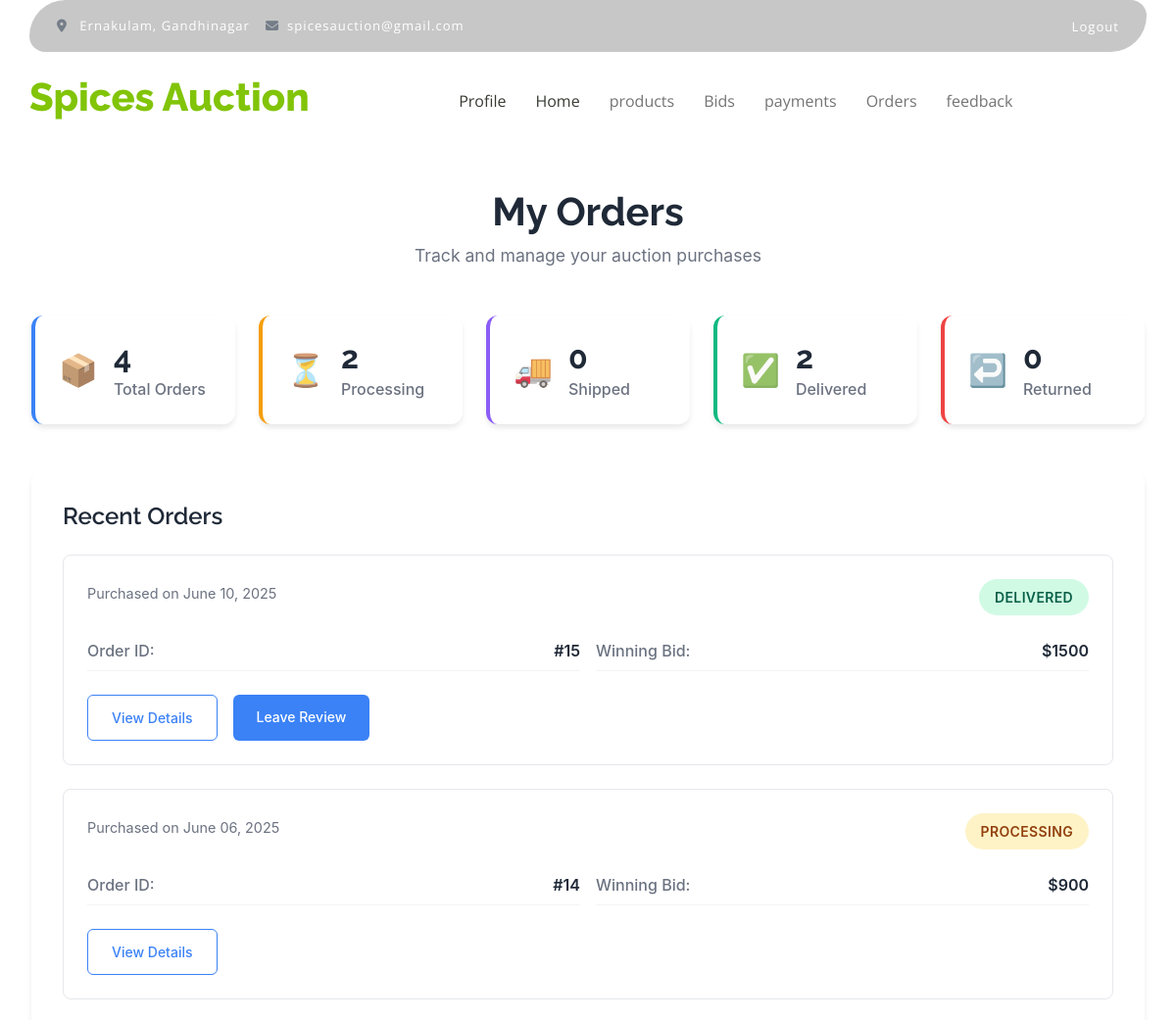
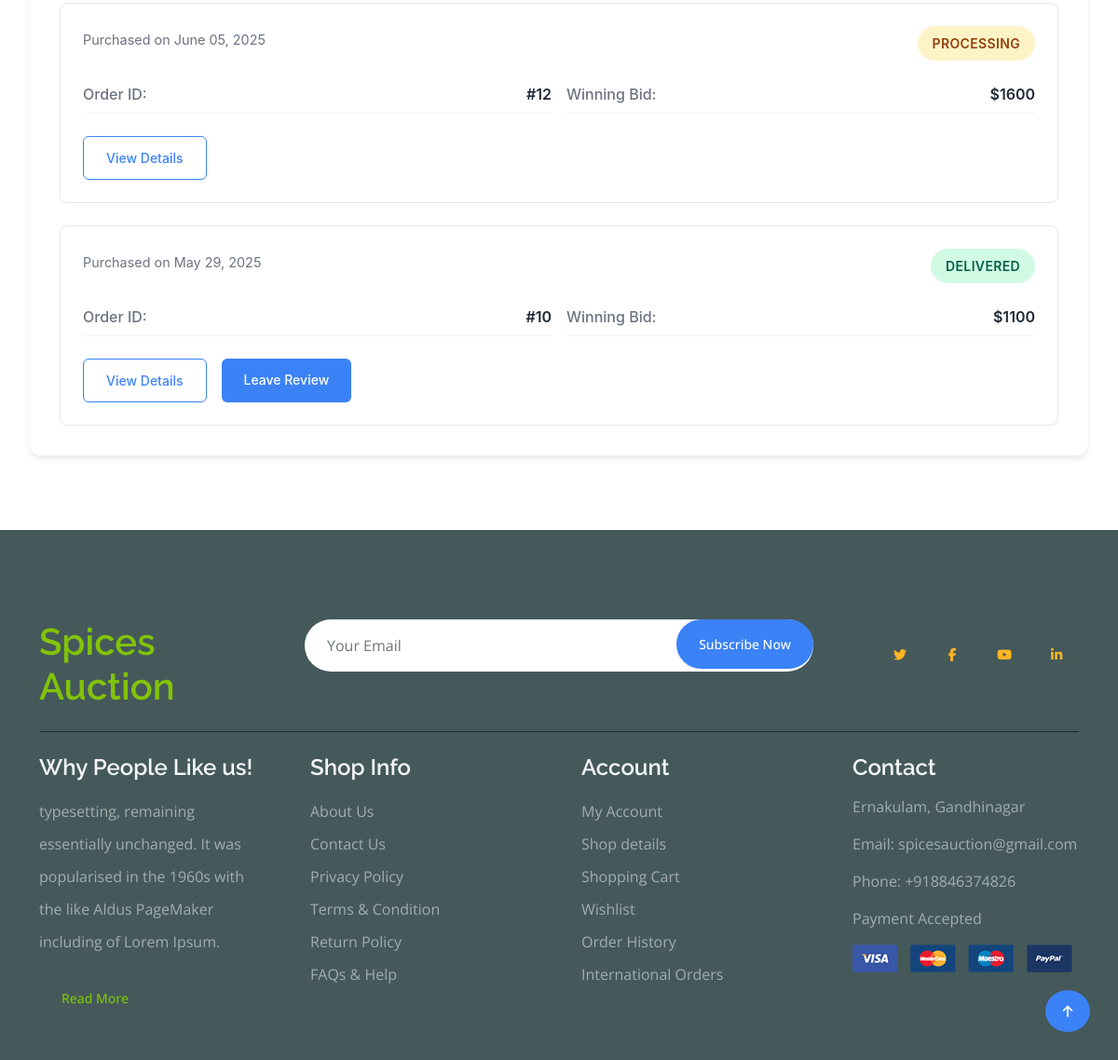
The page /my-orders/ (signed in) on the database its author committed (2 pictures, top to bottom).
### adminapi/models.py (models this page shows, shortened)
class BidPurchase(models.Model):
    bid = models.ForeignKey(Bid, on_delete=models.CASCADE)
    purchase_date = models.DateTimeField(auto_now_add=True)
    payment_status = models.CharField(
        max_length=20,
        choices=[
            ('pending', 'Pending'),
            ('completed', 'Completed'),
            ('failed', 'Failed'),
            ('refunded', 'Refunded')
        ],
        default='pending'
    )
    payment_method = models.CharField(
        max_length=50,
        choices=[
            ('credit_card', 'Credit Card'),
            ('debit_card', 'Debit Card'),
            ('bank_transfer', 'Bank Transfer'),
            ('online_wallet', 'Online Wallet'),
            ('other', 'Other')
        ],
        default='credit_card'
    )
    transaction_id = models.CharField(max_length=100, blank=True, null=True)
    amount_paid = models.DecimalField(max_digits=10, decimal_places=2, blank=True, null=True)
    shipping_address = models.TextField(blank=True, null=True)
    shipping_status = models.CharField(
        max_length=20,
        choices=[
            ('processing', 'Processing'),
            ('shipped', 'Shipped'),
            ('delivered', 'Delivered'),
            ('returned', 'Returned')
        ],
        default='processing'
    )
    tracking_number = models.CharField(max_length=100, blank=True, null=True)
    delivery_agent = models.ForeignKey(DeliveryAgent, on_delete=models.SET_NULL, null=True, blank=True)

class Bid(models.Model):
    auction = models.ForeignKey(Auction, on_delete=models.CASCADE)
    bidder = models.ForeignKey(CustomUser, on_delete=models.CASCADE)
    amount = models.PositiveIntegerField()
    timestamp = models.DateTimeField(auto_now_add=True)
    is_selected=models.BooleanField(default=False)

### userapi/views.py (the view)
# urls.py: path('my-orders/', views.UserOrderListView.as_view(), name='user_order_list'),
class UserOrderListView(LoginRequiredMixin, ListView):
    model = BidPurchase
    template_name = 'user/order_list.html'  # update this path as per your template location
    context_object_name = 'orders'
    def get_queryset(self):
        return BidPurchase.objects.select_related(
            'bid__auction'
        ).filter(
            bid__bidder=self.request.user
        ).order_by('-purchase_date')
    def get_context_data(self, **kwargs):
        context = super().get_context_data(**kwargs)
        queryset = self.get_queryset()
        context['stats'] = {
            'total': queryset.count(),
            'processing': queryset.filter(shipping_status='processing').count(),
            'shipped': queryset.filter(shipping_status='shipped').count(),
            'delivered': queryset.filter(shipping_status='delivered').count(),
            'returned': queryset.filter(shipping_status='returned').count(),
        }
        return context

### userapi/templates/user/order_list.html (shortened to what this page needs)
{% extends 'user/base.html' %}
{% load static %}
{% block body_block %}
<div class="orders-container">
  <div class="page-headerr">
    <h1 class="page-title">My Orders</h1>
    <p class="page-subtitle">Track and manage your auction purchases</p>
  </div>
  <div class="stats-grid">
    <div class="stat-card total">
      <div class="stat-icon">📦</div>
      <div class="stat-content">
        <h3>{{ stats.total }}</h3>
        <p>Total Orders</p>
      </div>
    </div>
    <div class="stat-card processing">
      <div class="stat-icon">⏳</div>
      <div class="stat-content">
        <h3>{{ stats.processing }}</h3>
        <p>Processing</p>
      </div>
    </div>
    <div class="stat-card shipped">
      <div class="stat-icon">🚚</div>
      <div class="stat-content">
        <h3>{{ stats.shipped }}</h3>
        <p>Shipped</p>
      </div>
    </div>
    <div class="stat-card delivered">
      <div class="stat-icon">✅</div>
      <div class="stat-content">
        <h3>{{ stats.delivered }}</h3>
        <p>Delivered</p>
      </div>
    </div>
    <div class="stat-card returned">
      <div class="stat-icon">↩️</div>
      <div class="stat-content">
        <h3>{{ stats.returned }}</h3>
        <p>Returned</p>
      </div>
    </div>
  </div>
  <div class="orders-section">
    <h2 class="section-title">Recent Orders</h2>
    {% if orders %}
      <div class="orders-list">
        {% for order in orders %}
          <div class="order-card">
            <div class="order-header">
              <div class="order-info">
                <p class="order-date">Purchased on {{ order.purchase_date|date:"F d, Y" }}</p>
              </div>
              <div class="order-status">
                <span class="status-badge status-{{ order.shipping_status|lower }}">
                  {{ order.shipping_status|capfirst }}
                </span>
              </div>
            </div>
            <div class="order-details">
              <div class="detail-item">
                <span class="detail-label">Order ID:</span>
                <span class="detail-value">#{{ order.id }}</span>
              </div>
              {% if order.bid.amount %}
              <div class="detail-item">
                <span class="detail-label">Winning Bid:</span>
                <span class="detail-value">${{ order.bid.amount }}</span>
              </div>
              {% endif %}
            </div>
            <div class="order-actions">
              <a href="{% url 'user_order_detail' order.pk %}" class="btn btn-outline">View Details</a>
              {% if order.shipping_status == 'delivered' %}
                <a href="{%url 'feedback-add' %}" class="btn btn-primary">Leave Review</a>
              {% elif order.shipping_status == 'shipped' %}
                <a href="#" class="btn btn-primary">Track Package</a>
              {% endif %}
            </div>
          </div>
        {% endfor %}
      </div>
    {% endif %}
  </div>
</div>
{% endblock %}

### userapi/static/css/style.css (style rules this page uses)
.btn { font-weight: 600; transition: .5s; }

### userapi/templates/user/order_list.html (style rules this page uses)
.orders-container { max-width: 1200px; margin: 0 auto; padding: 2rem; font-family: -apple-system, BlinkMacSystemFont, 'Segoe UI', Roboto, sans-serif; }
.page-headerr { text-align: center; margin-bottom: 3rem; margin-top: 10rem; }
.page-title { font-size: 2.5rem; font-weight: 700; color: #1f2937; margin-bottom: 0.5rem; }
.page-subtitle { font-size: 1.1rem; color: #6b7280; margin: 0; }
.stats-grid { display: grid; grid-template-columns: repeat(auto-fit, minmax(200px, 1fr)); gap: 1.5rem; margin-bottom: 3rem; }
.stat-card { background: white; border-radius: 12px; padding: 1.5rem; box-shadow: 0 4px 6px -1px rgba(0, 0, 0, 0.1); display: flex; align-items: center; gap: 1rem; border-left: 4px solid; transition: transform 0.2s ease; }
.stat-card.total { border-left-color: #3b82f6; }
.stat-card.processing { border-left-color: #f59e0b; }
.stat-card.shipped { border-left-color: #8b5cf6; }
.stat-card.delivered { border-left-color: #10b981; }
.stat-card.returned { border-left-color: #ef4444; }
.stat-icon { font-size: 2rem; opacity: 0.8; }
.stat-content h3 { font-size: 2rem; font-weight: 700; margin: 0; color: #1f2937; }
.stat-content p { margin: 0; color: #6b7280; font-weight: 500; }
.orders-section { background: white; border-radius: 12px; padding: 2rem; box-shadow: 0 4px 6px -1px rgba(0, 0, 0, 0.1); }
.section-title { font-size: 1.5rem; font-weight: 600; color: #1f2937; margin-bottom: 1.5rem; }
.orders-list { display: flex; flex-direction: column; gap: 1.5rem; }
.order-card { border: 1px solid #e5e7eb; border-radius: 8px; padding: 1.5rem; transition: box-shadow 0.2s ease; }
.order-header { display: flex; justify-content: space-between; align-items: flex-start; margin-bottom: 1rem; }
.order-date { color: #6b7280; margin: 0; font-size: 0.9rem; }
.status-badge { display: inline-block; padding: 0.5rem 1rem; border-radius: 20px; font-size: 0.875rem; font-weight: 600; text-transform: uppercase; letter-spacing: 0.025em; }
.status-processing { background-color: #fef3c7; color: #92400e; }
.status-delivered { background-color: #d1fae5; color: #065f46; }
.order-details { display: grid; grid-template-columns: repeat(auto-fit, minmax(200px, 1fr)); gap: 1rem; margin-bottom: 1.5rem; }
.detail-item { display: flex; justify-content: space-between; padding: 0.5rem 0; border-bottom: 1px solid #f3f4f6; }
.detail-label { font-weight: 500; color: #6b7280; }
.detail-value { font-weight: 600; color: #1f2937; }
.order-actions { display: flex; gap: 1rem; flex-wrap: wrap; }
.btn { padding: 0.75rem 1.5rem; border-radius: 6px; font-weight: 500; text-decoration: none; transition: all 0.2s ease; cursor: pointer; border: none; font-size: 0.875rem; }
.btn-primary { background-color: #3b82f6; color: white; }
.btn-outline { background-color: transparent; color: #3b82f6; border: 1px solid #3b82f6; }

### rows shown on the page
BidPurchase: purchase_date "June 10, 2025", shipping_status "DELIVERED", id "15", bid.amount "1500", shows "Leave Review"
BidPurchase: purchase_date "June 06, 2025", shipping_status "PROCESSING", id "14", bid.amount "900"
BidPurchase: purchase_date "June 05, 2025", shipping_status "PROCESSING", id "12", bid.amount "1600"
BidPurchase: purchase_date "May 29, 2025", shipping_status "DELIVERED", id "10", bid.amount "1100", shows "Leave Review"

### other values the page prints
{{ stats.total }} "4"
{{ stats.processing }} "2"
{{ stats.shipped }} "0"
{{ stats.delivered }} "2"
{{ stats.returned }} "0"
